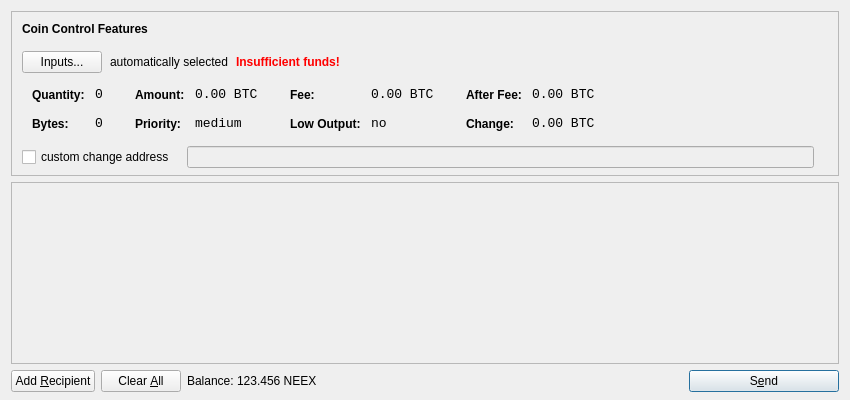
<?xml version="1.0" encoding="UTF-8"?>
<ui version="4.0">
 <class>SendCoinsDialog</class>
 <widget class="QDialog" name="SendCoinsDialog">
  <property name="geometry">
   <rect>
    <x>0</x>
    <y>0</y>
    <width>850</width>
    <height>400</height>
   </rect>
  </property>
  <property name="windowTitle">
   <string>Send Coins</string>
  </property>
  <layout class="QVBoxLayout" name="verticalLayout" stretch="0,1,0">
   <property name="bottomMargin">
    <number>8</number>
   </property>
   <item>
    <widget class="QFrame" name="frameCoinControl">
     <property name="sizePolicy">
      <sizepolicy hsizetype="Expanding" vsizetype="Expanding">
       <horstretch>0</horstretch>
       <verstretch>0</verstretch>
      </sizepolicy>
     </property>
     <property name="maximumSize">
      <size>
       <width>16777215</width>
       <height>16777215</height>
      </size>
     </property>
     <property name="frameShape">
      <enum>QFrame::StyledPanel</enum>
     </property>
     <property name="frameShadow">
      <enum>QFrame::Sunken</enum>
     </property>
     <layout class="QVBoxLayout" name="verticalLayoutCoinControl2">
      <property name="spacing">
       <number>-1</number>
      </property>
      <property name="leftMargin">
       <number>0</number>
      </property>
      <property name="topMargin">
       <number>0</number>
      </property>
      <property name="rightMargin">
       <number>0</number>
      </property>
      <property name="bottomMargin">
       <number>6</number>
      </property>
      <item>
       <layout class="QVBoxLayout" name="verticalLayoutCoinControl" stretch="0,0,0,0,1">
        <property name="spacing">
         <number>0</number>
        </property>
        <property name="leftMargin">
         <number>10</number>
        </property>
        <property name="topMargin">
         <number>10</number>
        </property>
        <item>
         <layout class="QHBoxLayout" name="horizontalLayoutCoinControl1">
          <property name="bottomMargin">
           <number>15</number>
          </property>
          <item>
           <widget class="QLabel" name="labelCoinControlFeatures">
            <property name="sizePolicy">
             <sizepolicy hsizetype="Preferred" vsizetype="Maximum">
              <horstretch>0</horstretch>
              <verstretch>0</verstretch>
             </sizepolicy>
            </property>
            <property name="font">
             <font>
              <weight>75</weight>
              <bold>true</bold>
             </font>
            </property>
            <property name="styleSheet">
             <string notr="true">font-weight:bold;</string>
            </property>
            <property name="text">
             <string>Coin Control Features</string>
            </property>
           </widget>
          </item>
         </layout>
        </item>
        <item>
         <layout class="QHBoxLayout" name="horizontalLayoutCoinControl2" stretch="0,0,0,0">
          <property name="spacing">
           <number>8</number>
          </property>
          <property name="bottomMargin">
           <number>10</number>
          </property>
          <item>
           <widget class="QPushButton" name="pushButtonCoinControl">
            <property name="styleSheet">
             <string notr="true"/>
            </property>
            <property name="text">
             <string>Inputs...</string>
            </property>
           </widget>
          </item>
          <item>
           <widget class="QLabel" name="labelCoinControlAutomaticallySelected">
            <property name="text">
             <string>automatically selected</string>
            </property>
            <property name="margin">
             <number>5</number>
            </property>
           </widget>
          </item>
          <item>
           <widget class="QLabel" name="labelCoinControlInsuffFunds">
            <property name="font">
             <font>
              <weight>75</weight>
              <bold>true</bold>
             </font>
            </property>
            <property name="styleSheet">
             <string notr="true">color:red;font-weight:bold;</string>
            </property>
            <property name="text">
             <string>Insufficient funds!</string>
            </property>
            <property name="margin">
             <number>5</number>
            </property>
           </widget>
          </item>
          <item>
           <spacer name="horizontalSpacerCoinControl">
            <property name="orientation">
             <enum>Qt::Horizontal</enum>
            </property>
            <property name="sizeHint" stdset="0">
             <size>
              <width>40</width>
              <height>1</height>
             </size>
            </property>
           </spacer>
          </item>
         </layout>
        </item>
        <item>
         <widget class="QWidget" name="widgetCoinControl" native="true">
          <property name="sizePolicy">
           <sizepolicy hsizetype="Preferred" vsizetype="Preferred">
            <horstretch>0</horstretch>
            <verstretch>0</verstretch>
           </sizepolicy>
          </property>
          <property name="minimumSize">
           <size>
            <width>0</width>
            <height>0</height>
           </size>
          </property>
          <property name="styleSheet">
           <string notr="true"/>
          </property>
          <layout class="QHBoxLayout" name="horizontalLayoutCoinControl5">
           <property name="margin">
            <number>0</number>
           </property>
           <item>
            <layout class="QHBoxLayout" name="horizontalLayoutCoinControl3" stretch="0,0,0,1">
             <property name="spacing">
              <number>20</number>
             </property>
             <property name="topMargin">
              <number>0</number>
             </property>
             <property name="bottomMargin">
              <number>10</number>
             </property>
             <item>
              <layout class="QFormLayout" name="formLayoutCoinControl1">
               <property name="horizontalSpacing">
                <number>10</number>
               </property>
               <property name="verticalSpacing">
                <number>14</number>
               </property>
               <property name="leftMargin">
                <number>10</number>
               </property>
               <property name="topMargin">
                <number>4</number>
               </property>
               <property name="rightMargin">
                <number>6</number>
               </property>
               <item row="0" column="0">
                <widget class="QLabel" name="labelCoinControlQuantityText">
                 <property name="styleSheet">
                  <string notr="true">font-weight:bold;</string>
                 </property>
                 <property name="text">
                  <string>Quantity:</string>
                 </property>
                 <property name="margin">
                  <number>0</number>
                 </property>
                </widget>
               </item>
               <item row="0" column="1">
                <widget class="QLabel" name="labelCoinControlQuantity">
                 <property name="font">
                  <font>
                   <family>Monospace</family>
                   <pointsize>10</pointsize>
                  </font>
                 </property>
                 <property name="cursor">
                  <cursorShape>IBeamCursor</cursorShape>
                 </property>
                 <property name="contextMenuPolicy">
                  <enum>Qt::ActionsContextMenu</enum>
                 </property>
                 <property name="text">
                  <string notr="true">0</string>
                 </property>
                 <property name="margin">
                  <number>0</number>
                 </property>
                 <property name="textInteractionFlags">
                  <set>Qt::LinksAccessibleByMouse|Qt::TextSelectableByKeyboard|Qt::TextSelectableByMouse</set>
                 </property>
                </widget>
               </item>
               <item row="1" column="0">
                <widget class="QLabel" name="labelCoinControlBytesText">
                 <property name="styleSheet">
                  <string notr="true">font-weight:bold;</string>
                 </property>
                 <property name="text">
                  <string>Bytes:</string>
                 </property>
                </widget>
               </item>
               <item row="1" column="1">
                <widget class="QLabel" name="labelCoinControlBytes">
                 <property name="font">
                  <font>
                   <family>Monospace</family>
                   <pointsize>10</pointsize>
                  </font>
                 </property>
                 <property name="cursor">
                  <cursorShape>IBeamCursor</cursorShape>
                 </property>
                 <property name="contextMenuPolicy">
                  <enum>Qt::ActionsContextMenu</enum>
                 </property>
                 <property name="text">
                  <string notr="true">0</string>
                 </property>
                 <property name="textInteractionFlags">
                  <set>Qt::LinksAccessibleByMouse|Qt::TextSelectableByKeyboard|Qt::TextSelectableByMouse</set>
                 </property>
                </widget>
               </item>
              </layout>
             </item>
             <item>
              <layout class="QFormLayout" name="formLayoutCoinControl2">
               <property name="horizontalSpacing">
                <number>10</number>
               </property>
               <property name="verticalSpacing">
                <number>14</number>
               </property>
               <property name="leftMargin">
                <number>6</number>
               </property>
               <property name="topMargin">
                <number>4</number>
               </property>
               <property name="rightMargin">
                <number>6</number>
               </property>
               <item row="0" column="0">
                <widget class="QLabel" name="labelCoinControlAmountText">
                 <property name="styleSheet">
                  <string notr="true">font-weight:bold;</string>
                 </property>
                 <property name="text">
                  <string>Amount:</string>
                 </property>
                 <property name="margin">
                  <number>0</number>
                 </property>
                </widget>
               </item>
               <item row="0" column="1">
                <widget class="QLabel" name="labelCoinControlAmount">
                 <property name="font">
                  <font>
                   <family>Monospace</family>
                   <pointsize>10</pointsize>
                  </font>
                 </property>
                 <property name="cursor">
                  <cursorShape>IBeamCursor</cursorShape>
                 </property>
                 <property name="contextMenuPolicy">
                  <enum>Qt::ActionsContextMenu</enum>
                 </property>
                 <property name="text">
                  <string notr="true">0.00 BTC</string>
                 </property>
                 <property name="textInteractionFlags">
                  <set>Qt::LinksAccessibleByMouse|Qt::TextSelectableByKeyboard|Qt::TextSelectableByMouse</set>
                 </property>
                </widget>
               </item>
               <item row="1" column="0">
                <widget class="QLabel" name="labelCoinControlPriorityText">
                 <property name="styleSheet">
                  <string notr="true">font-weight:bold;</string>
                 </property>
                 <property name="text">
                  <string>Priority:</string>
                 </property>
                </widget>
               </item>
               <item row="1" column="1">
                <widget class="QLabel" name="labelCoinControlPriority">
                 <property name="font">
                  <font>
                   <family>Monospace</family>
                   <pointsize>10</pointsize>
                  </font>
                 </property>
                 <property name="cursor">
                  <cursorShape>IBeamCursor</cursorShape>
                 </property>
                 <property name="contextMenuPolicy">
                  <enum>Qt::ActionsContextMenu</enum>
                 </property>
                 <property name="text">
                  <string>medium</string>
                 </property>
                 <property name="textInteractionFlags">
                  <set>Qt::LinksAccessibleByMouse|Qt::TextSelectableByKeyboard|Qt::TextSelectableByMouse</set>
                 </property>
                </widget>
               </item>
              </layout>
             </item>
             <item>
              <layout class="QFormLayout" name="formLayoutCoinControl3">
               <property name="horizontalSpacing">
                <number>10</number>
               </property>
               <property name="verticalSpacing">
                <number>14</number>
               </property>
               <property name="leftMargin">
                <number>6</number>
               </property>
               <property name="topMargin">
                <number>4</number>
               </property>
               <property name="rightMargin">
                <number>6</number>
               </property>
               <item row="0" column="0">
                <widget class="QLabel" name="labelCoinControlFeeText">
                 <property name="styleSheet">
                  <string notr="true">font-weight:bold;</string>
                 </property>
                 <property name="text">
                  <string>Fee:</string>
                 </property>
                 <property name="margin">
                  <number>0</number>
                 </property>
                </widget>
               </item>
               <item row="0" column="1">
                <widget class="QLabel" name="labelCoinControlFee">
                 <property name="font">
                  <font>
                   <family>Monospace</family>
                   <pointsize>10</pointsize>
                  </font>
                 </property>
                 <property name="cursor">
                  <cursorShape>IBeamCursor</cursorShape>
                 </property>
                 <property name="contextMenuPolicy">
                  <enum>Qt::ActionsContextMenu</enum>
                 </property>
                 <property name="text">
                  <string notr="true">0.00 BTC</string>
                 </property>
                 <property name="textInteractionFlags">
                  <set>Qt::LinksAccessibleByMouse|Qt::TextSelectableByKeyboard|Qt::TextSelectableByMouse</set>
                 </property>
                </widget>
               </item>
               <item row="1" column="0">
                <widget class="QLabel" name="labelCoinControlLowOutputText">
                 <property name="styleSheet">
                  <string notr="true">font-weight:bold;</string>
                 </property>
                 <property name="text">
                  <string>Low Output:</string>
                 </property>
                </widget>
               </item>
               <item row="1" column="1">
                <widget class="QLabel" name="labelCoinControlLowOutput">
                 <property name="font">
                  <font>
                   <family>Monospace</family>
                   <pointsize>10</pointsize>
                  </font>
                 </property>
                 <property name="cursor">
                  <cursorShape>IBeamCursor</cursorShape>
                 </property>
                 <property name="contextMenuPolicy">
                  <enum>Qt::ActionsContextMenu</enum>
                 </property>
                 <property name="text">
                  <string>no</string>
                 </property>
                 <property name="textInteractionFlags">
                  <set>Qt::LinksAccessibleByMouse|Qt::TextSelectableByKeyboard|Qt::TextSelectableByMouse</set>
                 </property>
                </widget>
               </item>
              </layout>
             </item>
             <item>
              <layout class="QFormLayout" name="formLayoutCoinControl4">
               <property name="horizontalSpacing">
                <number>10</number>
               </property>
               <property name="verticalSpacing">
                <number>14</number>
               </property>
               <property name="leftMargin">
                <number>6</number>
               </property>
               <property name="topMargin">
                <number>4</number>
               </property>
               <property name="rightMargin">
                <number>6</number>
               </property>
               <item row="0" column="0">
                <widget class="QLabel" name="labelCoinControlAfterFeeText">
                 <property name="styleSheet">
                  <string notr="true">font-weight:bold;</string>
                 </property>
                 <property name="text">
                  <string>After Fee:</string>
                 </property>
                 <property name="margin">
                  <number>0</number>
                 </property>
                </widget>
               </item>
               <item row="0" column="1">
                <widget class="QLabel" name="labelCoinControlAfterFee">
                 <property name="font">
                  <font>
                   <family>Monospace</family>
                   <pointsize>10</pointsize>
                  </font>
                 </property>
                 <property name="cursor">
                  <cursorShape>IBeamCursor</cursorShape>
                 </property>
                 <property name="contextMenuPolicy">
                  <enum>Qt::ActionsContextMenu</enum>
                 </property>
                 <property name="text">
                  <string notr="true">0.00 BTC</string>
                 </property>
                 <property name="textInteractionFlags">
                  <set>Qt::LinksAccessibleByMouse|Qt::TextSelectableByKeyboard|Qt::TextSelectableByMouse</set>
                 </property>
                </widget>
               </item>
               <item row="1" column="0">
                <widget class="QLabel" name="labelCoinControlChangeText">
                 <property name="styleSheet">
                  <string notr="true">font-weight:bold;</string>
                 </property>
                 <property name="text">
                  <string>Change:</string>
                 </property>
                </widget>
               </item>
               <item row="1" column="1">
                <widget class="QLabel" name="labelCoinControlChange">
                 <property name="font">
                  <font>
                   <family>Monospace</family>
                   <pointsize>10</pointsize>
                  </font>
                 </property>
                 <property name="cursor">
                  <cursorShape>IBeamCursor</cursorShape>
                 </property>
                 <property name="contextMenuPolicy">
                  <enum>Qt::ActionsContextMenu</enum>
                 </property>
                 <property name="text">
                  <string notr="true">0.00 BTC</string>
                 </property>
                 <property name="textInteractionFlags">
                  <set>Qt::LinksAccessibleByMouse|Qt::TextSelectableByKeyboard|Qt::TextSelectableByMouse</set>
                 </property>
                </widget>
               </item>
              </layout>
             </item>
            </layout>
           </item>
          </layout>
         </widget>
        </item>
        <item>
         <layout class="QHBoxLayout" name="horizontalLayoutCoinControl4" stretch="0,0,0">
          <property name="spacing">
           <number>12</number>
          </property>
          <property name="sizeConstraint">
           <enum>QLayout::SetDefaultConstraint</enum>
          </property>
          <property name="topMargin">
           <number>5</number>
          </property>
          <property name="rightMargin">
           <number>5</number>
          </property>
          <item>
           <widget class="QCheckBox" name="checkBoxCoinControlChange">
            <property name="text">
             <string>custom change address</string>
            </property>
           </widget>
          </item>
          <item>
           <widget class="QLineEdit" name="lineEditCoinControlChange">
            <property name="enabled">
             <bool>false</bool>
            </property>
            <property name="sizePolicy">
             <sizepolicy hsizetype="Expanding" vsizetype="Fixed">
              <horstretch>0</horstretch>
              <verstretch>0</verstretch>
             </sizepolicy>
            </property>
           </widget>
          </item>
          <item>
           <widget class="QLabel" name="labelCoinControlChangeLabel">
            <property name="sizePolicy">
             <sizepolicy hsizetype="Preferred" vsizetype="Expanding">
              <horstretch>0</horstretch>
              <verstretch>0</verstretch>
             </sizepolicy>
            </property>
            <property name="minimumSize">
             <size>
              <width>0</width>
              <height>0</height>
             </size>
            </property>
            <property name="text">
             <string/>
            </property>
            <property name="margin">
             <number>3</number>
            </property>
           </widget>
          </item>
         </layout>
        </item>
        <item>
         <spacer name="verticalSpacerCoinControl">
          <property name="orientation">
           <enum>Qt::Vertical</enum>
          </property>
          <property name="sizeHint" stdset="0">
           <size>
            <width>800</width>
            <height>1</height>
           </size>
          </property>
         </spacer>
        </item>
       </layout>
      </item>
     </layout>
    </widget>
   </item>
   <item>
    <widget class="QScrollArea" name="scrollArea">
     <property name="widgetResizable">
      <bool>true</bool>
     </property>
     <widget class="QWidget" name="scrollAreaWidgetContents">
      <property name="geometry">
       <rect>
        <x>0</x>
        <y>0</y>
        <width>830</width>
        <height>165</height>
       </rect>
      </property>
      <layout class="QVBoxLayout" name="verticalLayout_2">
       <property name="margin">
        <number>0</number>
       </property>
       <item>
        <layout class="QVBoxLayout" name="entries">
         <property name="spacing">
          <number>6</number>
         </property>
        </layout>
       </item>
       <item>
        <spacer name="verticalSpacer">
         <property name="orientation">
          <enum>Qt::Vertical</enum>
         </property>
         <property name="sizeHint" stdset="0">
          <size>
           <width>20</width>
           <height>40</height>
          </size>
         </property>
        </spacer>
       </item>
      </layout>
     </widget>
    </widget>
   </item>
   <item>
    <layout class="QHBoxLayout" name="horizontalLayout">
     <item>
      <widget class="QPushButton" name="addButton">
       <property name="toolTip">
        <string>Send to multiple recipients at once</string>
       </property>
       <property name="text">
        <string>Add &amp;Recipient</string>
       </property>
       <property name="icon">
        <iconset resource="../bitcoin.qrc">
         <normaloff>:/icons/add</normaloff>:/icons/add</iconset>
       </property>
       <property name="autoDefault">
        <bool>false</bool>
       </property>
      </widget>
     </item>
     <item>
      <widget class="QPushButton" name="clearButton">
       <property name="sizePolicy">
        <sizepolicy hsizetype="Minimum" vsizetype="Fixed">
         <horstretch>0</horstretch>
         <verstretch>0</verstretch>
        </sizepolicy>
       </property>
       <property name="toolTip">
        <string>Remove all transaction fields</string>
       </property>
       <property name="text">
        <string>Clear &amp;All</string>
       </property>
       <property name="icon">
        <iconset resource="../bitcoin.qrc">
         <normaloff>:/icons/remove</normaloff>:/icons/remove</iconset>
       </property>
       <property name="autoRepeatDelay">
        <number>300</number>
       </property>
       <property name="autoDefault">
        <bool>false</bool>
       </property>
      </widget>
     </item>
     <item>
      <layout class="QHBoxLayout" name="horizontalLayout_2">
       <property name="spacing">
        <number>3</number>
       </property>
       <item>
        <widget class="QLabel" name="label">
         <property name="text">
          <string>Balance:</string>
         </property>
        </widget>
       </item>
       <item>
        <widget class="QLabel" name="labelBalance">
         <property name="cursor">
          <cursorShape>IBeamCursor</cursorShape>
         </property>
         <property name="text">
          <string>123.456 NEEX</string>
         </property>
         <property name="textInteractionFlags">
          <set>Qt::LinksAccessibleByMouse|Qt::TextSelectableByKeyboard|Qt::TextSelectableByMouse</set>
         </property>
        </widget>
       </item>
      </layout>
     </item>
     <item>
      <spacer name="horizontalSpacer">
       <property name="orientation">
        <enum>Qt::Horizontal</enum>
       </property>
       <property name="sizeHint" stdset="0">
        <size>
         <width>40</width>
         <height>20</height>
        </size>
       </property>
      </spacer>
     </item>
     <item>
      <widget class="QPushButton" name="sendButton">
       <property name="minimumSize">
        <size>
         <width>150</width>
         <height>0</height>
        </size>
       </property>
       <property name="toolTip">
        <string>Confirm the send action</string>
       </property>
       <property name="text">
        <string>S&amp;end</string>
       </property>
       <property name="icon">
        <iconset resource="../bitcoin.qrc">
         <normaloff>:/icons/send</normaloff>:/icons/send</iconset>
       </property>
       <property name="default">
        <bool>true</bool>
       </property>
      </widget>
     </item>
    </layout>
   </item>
  </layout>
 </widget>
 <resources>
  <include location="../bitcoin.qrc"/>
 </resources>
 <connections/>
</ui>
